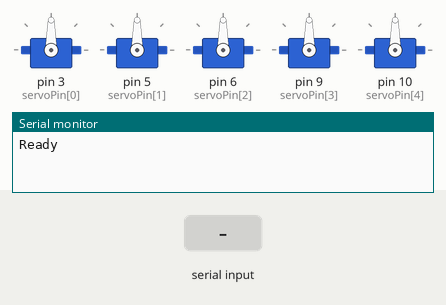
Recording of a sketch running on a simulated Arduino Uno, built with avr-gcc and run on an emulated ATmega328P. On the bench: 5 × servo, the last lines printed to the serial monitor. The test bench sets the inputs (shaded band).

Above: at 1.2 s.
1.3 s: "a90\n" received over Serial
At 2.4 s:
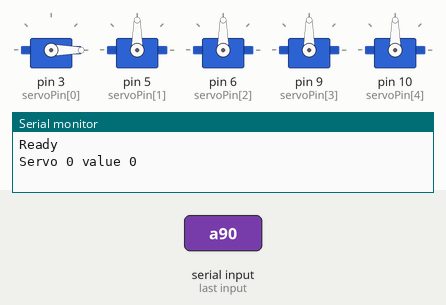
2.8 s: "a,45\n" received over Serial
At 3.6 s:
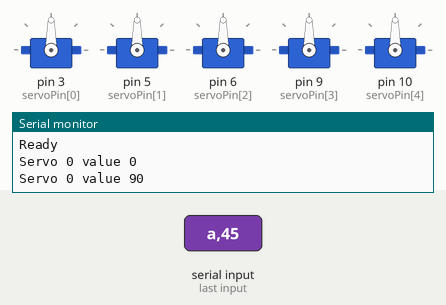
4.3 s: "a" received over Serial
At 4.7 s:
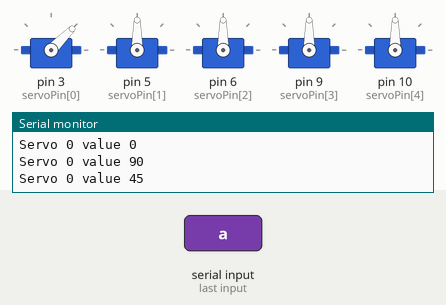
Timing chart, 0 to 7.3 s (numbered marks = the images above; inputs shaded):
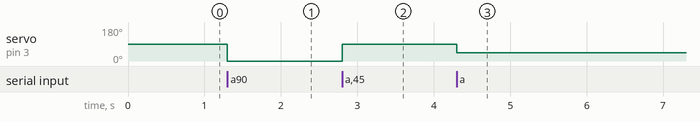

Measured:
- after the input at 1.3 s, servo on pin 3 (servoPin[0]): 90° → 0° at once
- after the input at 2.8 s, servo on pin 3 (servoPin[0]): 0° → 90° at once
- after the input at 4.3 s, servo on pin 3 (servoPin[0]): 90° → 45° at once

The sketch:

testServos.ino
```cpp
// connect servos to the indicated pins. Send 90a to set the first servo at neutral position. Send 15c to rotate the 3rd servo towards 15deg.

#include <Servo.h>

#define N_SERVOS 5

static const int servoPin[N_SERVOS] = {3,5,6,9,10};
Servo myServo[N_SERVOS];


void setup() {

  for(int i = 0; i < N_SERVOS; ++i){
    myServo[i].attach( servoPin[i] );
  }

  Serial.begin(115200);
  Serial.println("Ready");
  delay(30);
}

void loop() {

  static int v = 0;

  if ( Serial.available()) {
    char ch = Serial.read();

    switch(ch) {
      case '0'...'9':
        v = v * 10 + ch - '0';
        break;
      case 'a' ... 'e':
        if (v >= 0 && v <= 180){
          const int servoN = ch - 'a';

          Serial.print("Servo ");
          Serial.print(servoN);
          Serial.print(" value ");
          Serial.println(v);

          myServo[servoN].write( v );
        }
        v = 0;
        break;
    }
  }

}
```
